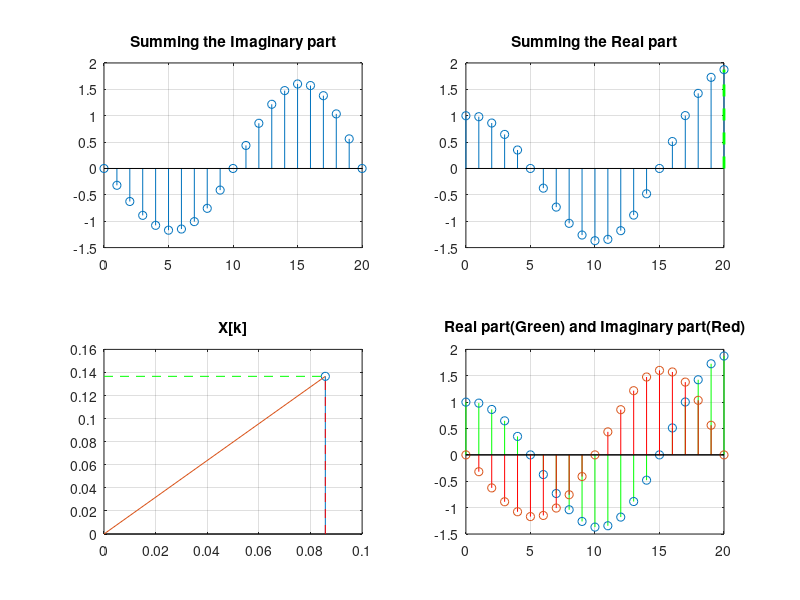

Source code (MATLAB):


clear all;
close all;

n = 0:20;
k=1;
N=20;
theta = 2*pi*n*k/N;
f = exp(-1j*theta).*exp(0.1*theta);
ind=1;
for k=1:length(n)
    
    subplot(221);
    plot(real(f), imag(f), 'Marker', 'o');hold on;title('x[n]*exp(-j*2*pi*n/N)');
    plot(real(f(k)), imag(f(k)), 'Marker', '+');%axis([-1.5 1.5 -1.5 1.5]);
    line([0 real(f(k))], [imag(f(k)) imag(f(k))], 'Color', 'g', 'LineStyle', '--', 'LineWidth', 2);
    line([real(f(k)) real(f(k))], [0 imag(f(k))], 'Color', 'r', 'LineStyle', '--', 'LineWidth', 2);
    hold off;
    
    subplot(222);
    stem(n(1:k), imag(f(1:k)));title('Imaginary part');
    line([n(k) n(k)], [0 imag(f(k))], 'Color', 'r', 'LineStyle', '--', 'LineWidth', 2);
    
    subplot(223);
    stem(n(1:k), real(f(1:k)));title('Real part');
    
    subplot(224);
    stem(n, real(f), 'Color', 'g');grid on;title('Real part(Green) and Imaginary part(Red)');
    hold on;
    stem(n, imag(f), 'Color', 'r');
    hold off;
    pause(0.3);
%     movieVector(ind) = getframe(1);
%     ind=ind+1;
end;


for k=1:length(n)
    
    
    subplot(221);
    stem(n, imag(f));title('Summing the Imaginary part');grid on;
    line([n(k) n(k)], [0 imag(f(k))], 'Color', 'r', 'LineStyle', '--', 'LineWidth', 2);
    
    subplot(222);
    stem(n,real(f));title('Summing the Real part');grid on;
    line([n(k) n(k)], [0 real(f(k))], 'Color', 'g', 'LineStyle', '--', 'LineWidth', 2);
    
    
    subplot(223);
    stem(sum(real(f(1:k)))/N, sum(imag(f(1:k)))/N, 'Marker', 'o');grid on;title('X[k]');
    line([0 sum(real(f(1:k)))/N], [0 sum(imag(f(1:k)))/N]);
    line([sum(real(f(1:k)))/N sum(real(f(1:k)))/N], [0 sum(imag(f(1:k)))/N], 'LineStyle', '--', 'Color', 'r');
    line([0 sum(real(f(1:k)))/N], [sum(imag(f(1:k)))/N sum(imag(f(1:k)))/N], 'LineStyle', '--', 'Color', 'g');
    pause(0.3);
%     movieVector(ind) = getframe(1);
%     ind=ind+1;
end;


% myWriter = VideoWriter('DTFS_Computation', 'MPEG-4');
% myWriter.FrameRate = 2;
% open(myWriter);
% writeVideo(myWriter, movieVector);
% close(myWriter);
